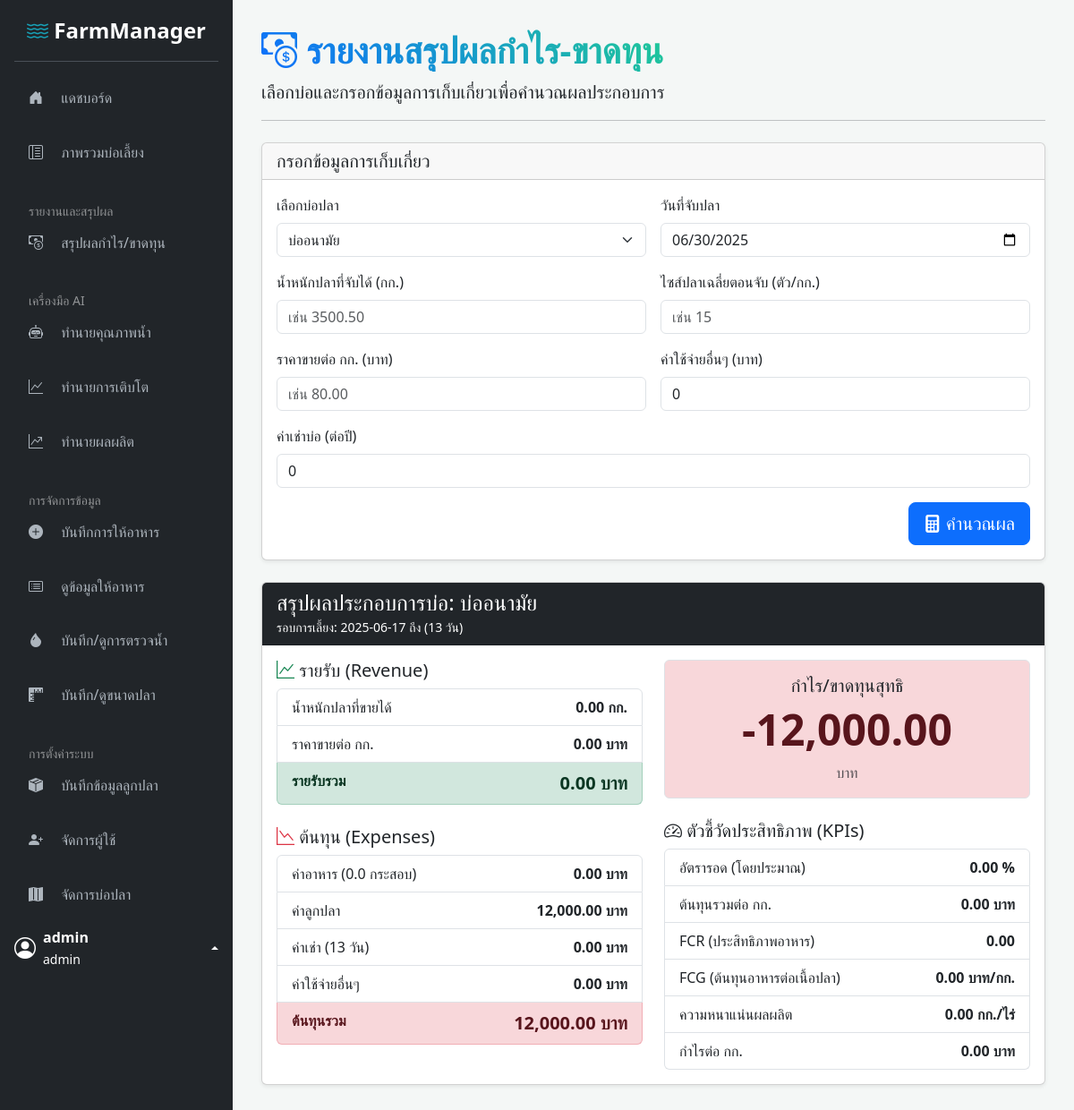
The page /profit_loss_report.php?pond_id=1 (signed in) on the database as committed earlier.
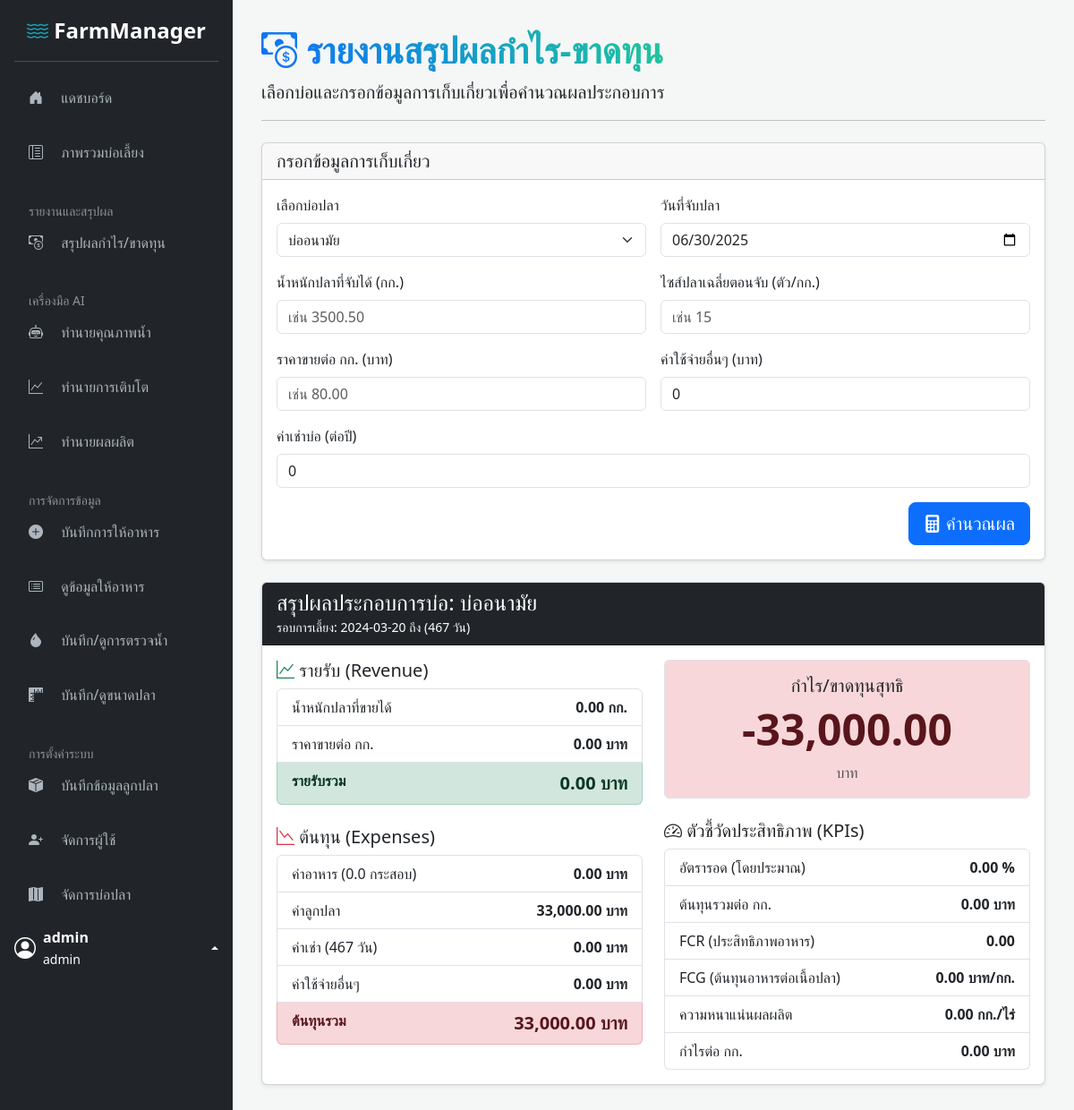
The same page on the database as committed later.
### tables this page shows
CREATE TABLE `fish_releases` (
  `id` int(11) NOT NULL,
  `pond_id` int(11) NOT NULL,
  `release_date` date NOT NULL,
  `fish_amount` int(11) NOT NULL,
  `total_cost` decimal(10,2) DEFAULT 0.00,
  `created_at` timestamp NOT NULL DEFAULT current_timestamp()
);

### profit_loss_report.php (the view, shortened to what the changed rows need)
<?php
include 'templates/sidebar_header.php';
$show_report = false;
$report_data = [];
if ($_SERVER["REQUEST_METHOD"] == "GET" && isset($_GET['pond_id']) && !empty($_GET['pond_id'])) {
    $pond_id = (int)$_GET['pond_id'];
    $harvest_date = $_GET['harvest_date'];
    $harvest_weight_kg = (float)$_GET['harvest_weight_kg'];
    $harvest_fish_size = (float)$_GET['harvest_fish_size'];
    $price_per_kg = (float)$_GET['price_per_kg'];
    $other_expenses = (float)$_GET['other_expenses'];
    $annual_rent = (float)$_GET['annual_rent'];
    $stmt_pond = $conn->prepare("SELECT * FROM ponds WHERE id = ?");
    $stmt_pond->execute([$pond_id]);
    $pond_data = $stmt_pond->fetch(PDO::FETCH_ASSOC);
    $stmt_release = $conn->prepare("SELECT * FROM fish_releases WHERE pond_id = ? ORDER BY release_date DESC LIMIT 1");
    $stmt_release->execute([$pond_id]);
    $release_data = $stmt_release->fetch(PDO::FETCH_ASSOC);
    if ($pond_data && $release_data) {
        $show_report = true;
        $start_date_obj = new DateTime($release_data['release_date']);
        $end_date_obj = new DateTime($harvest_date);
        $interval = $start_date_obj->diff($end_date_obj);
        $cycle_duration_days = $interval->days;
        $food_prices = ['เบทาโกร 811' => 625, 'เบทาโกร 812' => 645];
        $food_summary = [];
        $total_food_sacks = 0;
        $total_food_cost = 0;
        foreach ($food_prices as $type => $price) { $food_summary[$type] = ['sacks' => 0, 'cost' => 0]; }
        $prorated_rent_cost = ($annual_rent > 0) ? ($annual_rent / 365) * $cycle_duration_days : 0;
        $total_revenue = $harvest_weight_kg * $price_per_kg;
        $total_expenses = $total_food_cost + $release_data['total_cost'] + $prorated_rent_cost + $other_expenses;
        $net_profit_loss = $total_revenue - $total_expenses;
        $estimated_harvested_fish_count = ($harvest_fish_size > 0) ? $harvest_weight_kg * $harvest_fish_size : 0;
        $survival_rate = ($release_data['fish_amount'] > 0) ? ($estimated_harvested_fish_count / $release_data['fish_amount']) * 100 : 0;
        $cost_per_kg = ($harvest_weight_kg > 0) ? $total_expenses / $harvest_weight_kg : 0;
        $gross_fcr = ($harvest_weight_kg > 0) ? ($total_food_sacks * 20) / $harvest_weight_kg : 0;
        $fcg = ($harvest_weight_kg > 0) ? $total_food_cost / $harvest_weight_kg : 0;
        $density = ($pond_data['size_rai'] > 0) ? $harvest_weight_kg / $pond_data['size_rai'] : 0;
        $profit_per_kg = ($harvest_weight_kg > 0) ? $net_profit_loss / $harvest_weight_kg : 0;
        $report_data = compact(
            'pond_data', 'release_data', 'harvest_date', 'cycle_duration_days',
            'harvest_weight_kg', 'price_per_kg', 'total_revenue',
            'food_summary', 'total_food_sacks', 'total_food_cost',
            'prorated_rent_cost', 'other_expenses', 'total_expenses',
            'net_profit_loss', 'estimated_harvested_fish_count', 'survival_rate',
            'cost_per_kg', 'gross_fcr', 'fcg', 'density', 'profit_per_kg'
        );
    } else {
        $_SESSION['flash_message'] = ['type' => 'warning', 'text' => 'ไม่พบข้อมูลการปล่อยปลาของบ่อที่เลือก หรือข้อมูลไม่ครบถ้วน'];
    }
}
?>
<h1 class="gradient-text fw-bolder"><i class="bi bi-cash-coin"></i> รายงานสรุปผลกำไร-ขาดทุน</h1>
<?php if ($show_report): ?>
<div class="card shadow-sm" id="report-section">
    <div class="card-header bg-dark text-white">
        <h4 class="mb-0">สรุปผลประกอบการบ่อ: <?= htmlspecialchars($report_data['pond_data']['name']) ?></h4>
        <small>รอบการเลี้ยง: <?= $report_data['release_data']['release_date'] ?> ถึง <?= $report_data['harvest_date'] ?> (<?= $report_data['cycle_duration_days'] ?> วัน)</small>
    </div>
    <div class="card-body">
        <div class="row g-4">
            <div class="col-lg-6">
                <h5><i class="bi bi-graph-up text-success"></i> รายรับ (Revenue)</h5>
                <ul class="list-group mb-4">
                    <li class="list-group-item d-flex justify-content-between"><span>น้ำหนักปลาที่ขายได้</span> <strong><?= number_format($report_data['harvest_weight_kg'], 2) ?> กก.</strong></li>
                    <li class="list-group-item d-flex justify-content-between"><span>ราคาขายต่อ กก.</span> <strong><?= number_format($report_data['price_per_kg'], 2) ?> บาท</strong></li>
                    <li class="list-group-item list-group-item-success d-flex justify-content-between"><strong>รายรับรวม</strong> <strong class="fs-5"><?= number_format($report_data['total_revenue'], 2) ?> บาท</strong></li>
                </ul>
                <h5><i class="bi bi-graph-down text-danger"></i> ต้นทุน (Expenses)</h5>
                <ul class="list-group">
                    <li class="list-group-item d-flex justify-content-between">
                        <span>ค่าอาหาร (<?= number_format($report_data['total_food_sacks'],1) ?> กระสอบ)</span>
                        <strong><?= number_format($report_data['total_food_cost'], 2) ?> บาท</strong>
                    </li>
                    <li class="list-group-item d-flex justify-content-between"><span>ค่าลูกปลา</span><strong><?= number_format($report_data['release_data']['total_cost'], 2) ?> บาท</strong></li>
                    <li class="list-group-item d-flex justify-content-between"><span>ค่าเช่า (<?= $report_data['cycle_duration_days'] ?> วัน)</span><strong><?= number_format($report_data['prorated_rent_cost'], 2) ?> บาท</strong></li>
                    <li class="list-group-item d-flex justify-content-between"><span>ค่าใช้จ่ายอื่นๆ</span><strong><?= number_format($report_data['other_expenses'], 2) ?> บาท</strong></li>
                    <li class="list-group-item list-group-item-danger d-flex justify-content-between"><strong>ต้นทุนรวม</strong> <strong class="fs-5"><?= number_format($report_data['total_expenses'], 2) ?> บาท</strong></li>
                </ul>
            </div>
            <div class="col-lg-6">
                <div class="text-center p-3 border rounded mb-4 <?= ($report_data['net_profit_loss'] >= 0) ? 'bg-success-subtle' : 'bg-danger-subtle' ?>">
                    <h5>กำไร/ขาดทุนสุทธิ</h5>
                    <h2 class="display-5 fw-bold <?= ($report_data['net_profit_loss'] >= 0) ? 'text-success-emphasis' : 'text-danger-emphasis' ?>">
                        <?= number_format($report_data['net_profit_loss'], 2) ?>
                    </h2>
                    <span class="text-muted">บาท</span>
                </div>
                <h5><i class="bi bi-speedometer2"></i> ตัวชี้วัดประสิทธิภาพ (KPIs)</h5>
                <ul class="list-group">
                    <li class="list-group-item d-flex justify-content-between"><span>อัตรารอด (โดยประมาณ)</span> <strong><?= number_format($report_data['survival_rate'], 2) ?> %</strong></li>
                    <li class="list-group-item d-flex justify-content-between"><span>ต้นทุนรวมต่อ กก.</span> <strong><?= number_format($report_data['cost_per_kg'], 2) ?> บาท</strong></li>
                    <li class="list-group-item d-flex justify-content-between"><span>FCR (ประสิทธิภาพอาหาร)</span> <strong><?= number_format($report_data['gross_fcr'], 2) ?></strong></li>
                    <li class="list-group-item d-flex justify-content-between"><span>FCG (ต้นทุนอาหารต่อเนื้อปลา)</span> <strong><?= number_format($report_data['fcg'], 2) ?> บาท/กก.</strong></li>
                    <li class="list-group-item d-flex justify-content-between"><span>ความหนาแน่นผลผลิต</span> <strong><?= number_format($report_data['density'], 2) ?> กก./ไร่</strong></li>
                    <li class="list-group-item d-flex justify-content-between"><span>กำไรต่อ กก.</span> <strong><?= number_format($report_data['profit_per_kg'], 2) ?> บาท</strong></li>
                </ul>
            </div>
        </div>
    </div>
</div>
<?php endif; ?>
<?php
include 'templates/sidebar_footer.php';
?>

Rows that differ between the two databases and show on the page:
changed fish_releases: release_date "2025-06-17" → "2024-03-20"; total_cost "12,000.00" → "33,000.00"
Other text that changed with them:
$report_data['cycle_duration_days']: "13" → "467"
$report_data['total_expenses']: "12,000.00" → "33,000.00"
$report_data['net_profit_loss']: "-12,000.00" → "-33,000.00"
